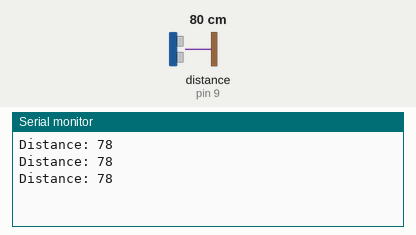
Simulated run of this sketch. Board: Arduino Uno, built with avr-gcc and run on an emulated ATmega328P. On the bench: the last lines printed to the serial monitor. Wiring (inferred from the names in the program): ultrasonic range finder: trigger pin 8; echo pin 9. Inputs (shaded band) come from the test bench; at power-on: distance to the obstacle (sensor on pin 9) 80 cm. The echo pulse lasts 58.3 µs per cm.

Above: at 1.3 s.
1.4 s: distance to the obstacle (sensor on pin 9) set to 2 cm
At 1.9 s:
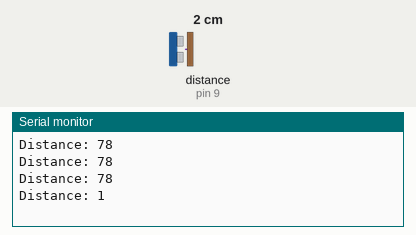
2.9 s: distance to the obstacle (sensor on pin 9) set to 4 cm
At 3.4 s:
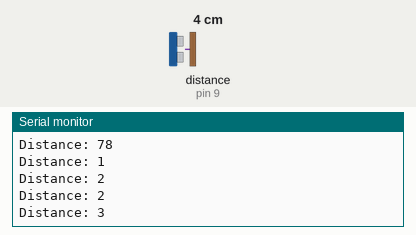
Timing chart, 0 to 5.9 s (numbered marks = the images above; inputs shaded):
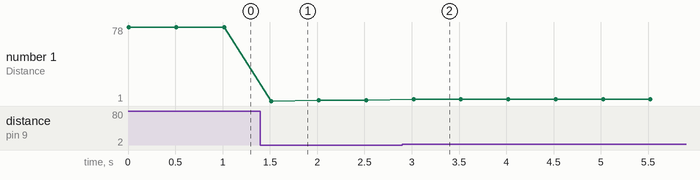

Measured:
- after the input at 1.4 s, the serial monitor: prints a new line after 0.12 s (image 1)
- after the input at 2.9 s, the serial monitor: prints a new line after 0.12 s (image 2)
- plotted number 1: 78 → 2 after the input at 1.4 s, 2 → 3 after the input at 2.9 s

The sketch:

CAPTEUR_DE_DISTANCE_1.ino
```cpp
/*
 Sen Mecatronique
 Tous droits réservés
Réutilisation á des fins éducatifs autorisée
*/
// definr le numero des pins Trigger et Echo
int trigPin = 8;
int echoPin = 9;
// definer les varibles
long duration;
int distance;
void setup() {
  pinMode(trigPin, OUTPUT); // Mettre trigPin en sortie
  pinMode(echoPin, INPUT); // Mettre echoPin en entrée
  Serial.begin(9600); // initialiser le port serie á 9600 bauds
}
void loop() {

  // mettre la pin trigger á l'etat haut pour une durée de 10 microsecondes
  digitalWrite(trigPin, HIGH);
  delayMicroseconds(10);
  digitalWrite(trigPin, LOW);
  // Lire echoPin,retourner le temps de parcours de l'onde ultrasonique en microseconde
  duration = pulseIn(echoPin, HIGH);
  // Calculer la distance
  distance = duration * 0.034 / 2;
  //imprimer la distance dans le moniteur série
  Serial.print("Distance: ");
  Serial.println(distance);
  delay(500);
}
```
